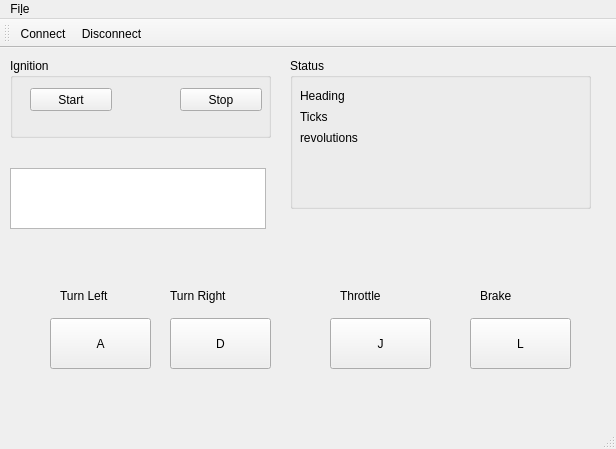
<?xml version="1.0" encoding="UTF-8"?>
<ui version="4.0">
 <class>MainWindow</class>
 <widget class="QMainWindow" name="MainWindow">
  <property name="geometry">
   <rect>
    <x>0</x>
    <y>0</y>
    <width>616</width>
    <height>449</height>
   </rect>
  </property>
  <property name="windowTitle">
   <string>This is the title</string>
  </property>
  <widget class="QWidget" name="centralWidget">
   <widget class="QPushButton" name="goButton">
    <property name="geometry">
     <rect>
      <x>330</x>
      <y>270</y>
      <width>101</width>
      <height>51</height>
     </rect>
    </property>
    <property name="text">
     <string>J</string>
    </property>
   </widget>
   <widget class="QPushButton" name="brakeButton">
    <property name="geometry">
     <rect>
      <x>470</x>
      <y>270</y>
      <width>101</width>
      <height>51</height>
     </rect>
    </property>
    <property name="text">
     <string>L</string>
    </property>
   </widget>
   <widget class="QTextBrowser" name="textBrowser">
    <property name="geometry">
     <rect>
      <x>10</x>
      <y>120</y>
      <width>256</width>
      <height>61</height>
     </rect>
    </property>
   </widget>
   <widget class="QGroupBox" name="groupBox">
    <property name="geometry">
     <rect>
      <x>10</x>
      <y>10</y>
      <width>261</width>
      <height>80</height>
     </rect>
    </property>
    <property name="title">
     <string>Ignition</string>
    </property>
    <widget class="QPushButton" name="ignitionOnButton">
     <property name="geometry">
      <rect>
       <x>20</x>
       <y>30</y>
       <width>82</width>
       <height>23</height>
      </rect>
     </property>
     <property name="text">
      <string>Start</string>
     </property>
    </widget>
    <widget class="QPushButton" name="ignitionOffButton">
     <property name="geometry">
      <rect>
       <x>170</x>
       <y>30</y>
       <width>82</width>
       <height>23</height>
      </rect>
     </property>
     <property name="text">
      <string>Stop</string>
     </property>
    </widget>
   </widget>
   <widget class="QGroupBox" name="groupBox_2">
    <property name="geometry">
     <rect>
      <x>290</x>
      <y>10</y>
      <width>301</width>
      <height>151</height>
     </rect>
    </property>
    <property name="title">
     <string>Status</string>
    </property>
    <widget class="QLabel" name="revolutions">
     <property name="geometry">
      <rect>
       <x>99</x>
       <y>73</y>
       <width>151</width>
       <height>20</height>
      </rect>
     </property>
     <property name="text">
      <string/>
     </property>
    </widget>
    <widget class="QLabel" name="label_3">
     <property name="geometry">
      <rect>
       <x>10</x>
       <y>49</y>
       <width>81</width>
       <height>20</height>
      </rect>
     </property>
     <property name="text">
      <string>Ticks</string>
     </property>
    </widget>
    <widget class="QLabel" name="heading">
     <property name="geometry">
      <rect>
       <x>99</x>
       <y>31</y>
       <width>151</width>
       <height>20</height>
      </rect>
     </property>
     <property name="text">
      <string/>
     </property>
    </widget>
    <widget class="QLabel" name="label_5">
     <property name="geometry">
      <rect>
       <x>10</x>
       <y>70</y>
       <width>91</width>
       <height>20</height>
      </rect>
     </property>
     <property name="text">
      <string>revolutions</string>
     </property>
    </widget>
    <widget class="QLabel" name="label">
     <property name="geometry">
      <rect>
       <x>10</x>
       <y>28</y>
       <width>71</width>
       <height>20</height>
      </rect>
     </property>
     <property name="text">
      <string>Heading</string>
     </property>
    </widget>
    <widget class="QLabel" name="ticks">
     <property name="geometry">
      <rect>
       <x>99</x>
       <y>52</y>
       <width>151</width>
       <height>20</height>
      </rect>
     </property>
     <property name="text">
      <string/>
     </property>
    </widget>
   </widget>
   <widget class="QToolButton" name="leftButton">
    <property name="geometry">
     <rect>
      <x>50</x>
      <y>270</y>
      <width>101</width>
      <height>51</height>
     </rect>
    </property>
    <property name="minimumSize">
     <size>
      <width>101</width>
      <height>0</height>
     </size>
    </property>
    <property name="text">
     <string>A</string>
    </property>
    <property name="icon">
     <iconset>
      <normaloff>resources/left.png</normaloff>resources/left.png</iconset>
    </property>
    <property name="iconSize">
     <size>
      <width>32</width>
      <height>32</height>
     </size>
    </property>
    <property name="toolButtonStyle">
     <enum>Qt::ToolButtonTextUnderIcon</enum>
    </property>
   </widget>
   <widget class="QToolButton" name="rightButton">
    <property name="geometry">
     <rect>
      <x>170</x>
      <y>270</y>
      <width>101</width>
      <height>51</height>
     </rect>
    </property>
    <property name="minimumSize">
     <size>
      <width>61</width>
      <height>0</height>
     </size>
    </property>
    <property name="text">
     <string>D</string>
    </property>
    <property name="icon">
     <iconset>
      <normaloff>resources/right.png</normaloff>resources/right.png</iconset>
    </property>
    <property name="iconSize">
     <size>
      <width>32</width>
      <height>32</height>
     </size>
    </property>
    <property name="toolButtonStyle">
     <enum>Qt::ToolButtonTextUnderIcon</enum>
    </property>
   </widget>
   <widget class="QLabel" name="label_2">
    <property name="geometry">
     <rect>
      <x>60</x>
      <y>240</y>
      <width>61</width>
      <height>15</height>
     </rect>
    </property>
    <property name="text">
     <string>Turn Left</string>
    </property>
   </widget>
   <widget class="QLabel" name="label_4">
    <property name="geometry">
     <rect>
      <x>170</x>
      <y>240</y>
      <width>101</width>
      <height>16</height>
     </rect>
    </property>
    <property name="text">
     <string>Turn Right</string>
    </property>
   </widget>
   <widget class="QLabel" name="label_6">
    <property name="geometry">
     <rect>
      <x>340</x>
      <y>240</y>
      <width>66</width>
      <height>16</height>
     </rect>
    </property>
    <property name="text">
     <string>Throttle</string>
    </property>
   </widget>
   <widget class="QLabel" name="label_7">
    <property name="geometry">
     <rect>
      <x>480</x>
      <y>240</y>
      <width>66</width>
      <height>16</height>
     </rect>
    </property>
    <property name="text">
     <string>Brake</string>
    </property>
   </widget>
  </widget>
  <widget class="QMenuBar" name="menuBar">
   <property name="geometry">
    <rect>
     <x>0</x>
     <y>0</y>
     <width>616</width>
     <height>21</height>
    </rect>
   </property>
   <widget class="QMenu" name="menuConnect">
    <property name="title">
     <string>Fi&amp;le</string>
    </property>
   </widget>
   <addaction name="menuConnect"/>
  </widget>
  <widget class="QToolBar" name="mainToolBar">
   <attribute name="toolBarArea">
    <enum>TopToolBarArea</enum>
   </attribute>
   <attribute name="toolBarBreak">
    <bool>false</bool>
   </attribute>
   <addaction name="actionConnect"/>
   <addaction name="actionDisconnect"/>
  </widget>
  <widget class="QStatusBar" name="statusBar"/>
  <action name="actionConnect">
   <property name="text">
    <string>Connect</string>
   </property>
  </action>
  <action name="actionDisconnect">
   <property name="text">
    <string>Disconnect</string>
   </property>
  </action>
 </widget>
 <layoutdefault spacing="6" margin="11"/>
 <resources/>
 <connections/>
</ui>
